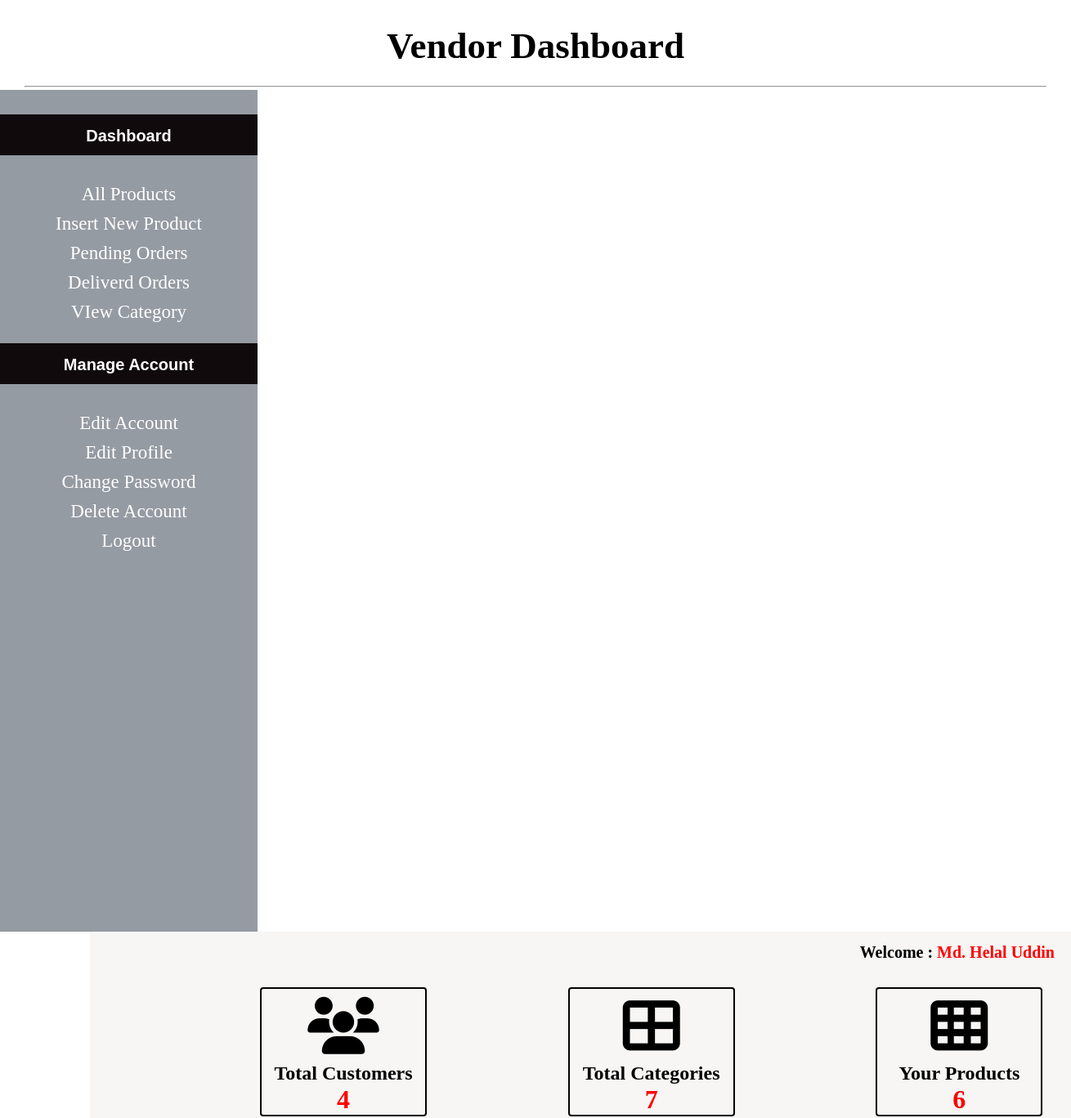
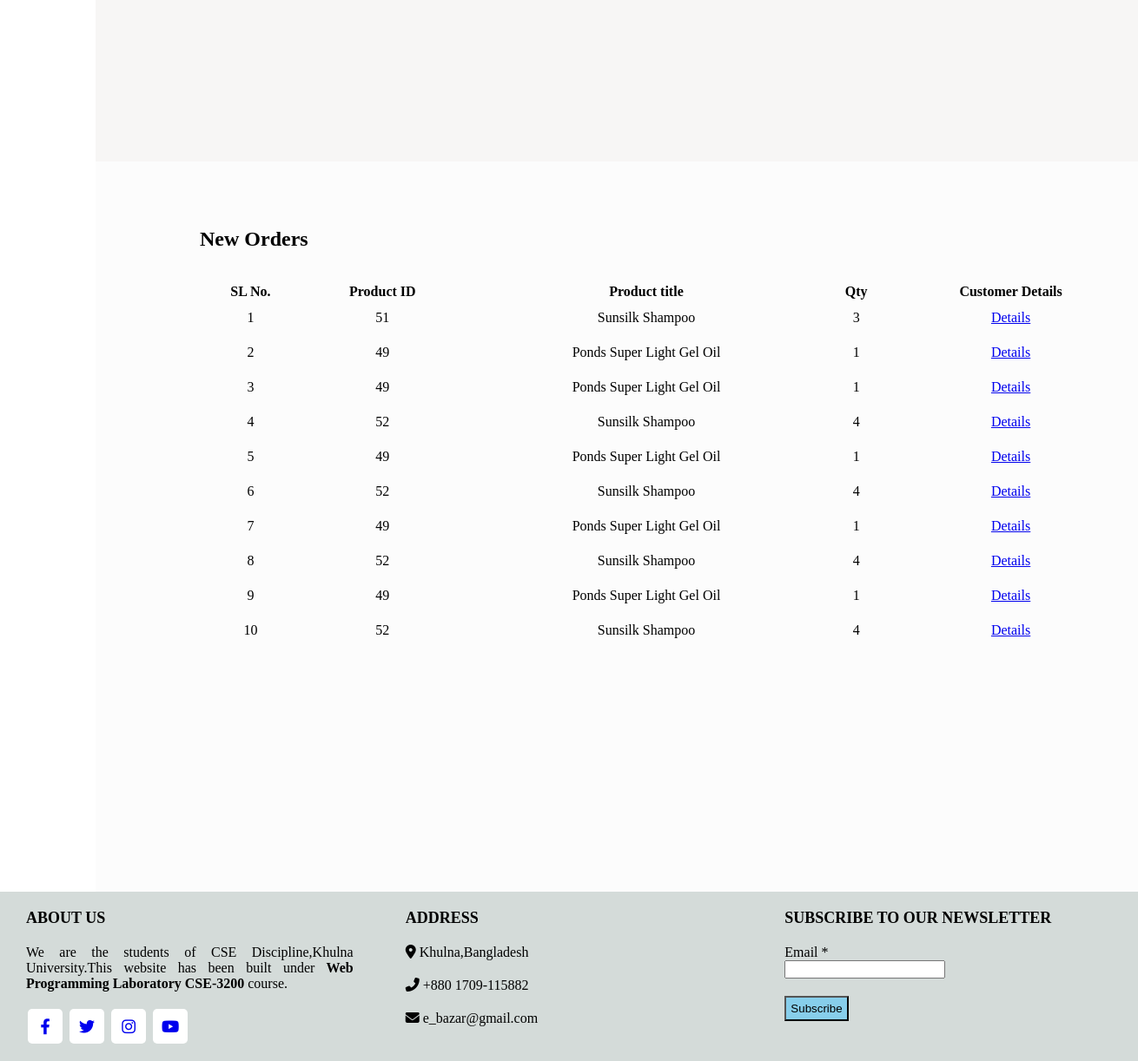
Screenshot of /vendor_area/index.php?view_del (signed in) with the database file from the repository (2 pictures, top to bottom).
### tables this page shows
CREATE TABLE `products` (
  `product_id` int(100) NOT NULL,
  `product_cat` int(100) NOT NULL,
  `product_title` varchar(225) NOT NULL,
  `product_price` int(100) NOT NULL,
  `product_desc` text NOT NULL,
  `product_image` text NOT NULL,
  `product_keywords` text NOT NULL,
  `vendor_id` int(20) NOT NULL
);

CREATE TABLE `order_new` (
  `order_id` int(10) NOT NULL,
  `pro_id` int(10) NOT NULL,
  `qty` int(10) NOT NULL,
  `visible` int(10) NOT NULL DEFAULT 0
);

### vendor_area/delivared_order.php (the view)
<div class="view_product_box">
<br><br>
<h2>New Orders</h2><br><br>
<form action="" method="post" enctype="multipart/form-data"style="padding-bottom:130px;">
<table width="100%">
 <thead>
  <tr>
   <th>SL No.</th>
   <th>Product ID</th>
   <th>Product title</th>
   <th>Qty</th>
  <th>Customer Details</th>
  </tr>
 </thead>
 <?php
 $v_id=$_SESSION['vendor_id'];
 $all_products = mysqli_query($con,"
    select product_id,product_title,qty,order_id from products,order_new where products.product_id=order_new.pro_id and products.vendor_id='$v_id'and order_new.visible=1 ");
 $i = 0;
 while($row=mysqli_fetch_array($all_products)){
 $pro_id=$row['product_id'];
 $pro_title=$row['product_title'];
 $pro_qty=$row['qty'];
 $order_id=$row['order_id'];
$i++;
 ?>
  <tr align="center">
   <td style="padding:10px;"><?php echo $i; ?></td>
   <td><?php echo $pro_id ?></td>
   <td><?php echo $pro_title ?></td>
   <td><?php echo $pro_qty ?></td>
      <td><a href="index.php?detail1=<?php echo  $order_id;?>">Details</a></td>
 <?php }?>
</table>
</form>
</div>

### rows the page displays
products: product_id "51", product_title "Sunsilk Shampoo", order_new.qty "3"
products: product_id "49", product_title "Ponds Super Light Gel Oil", order_new.qty "1"
products: product_id "52", product_title "Sunsilk Shampoo", order_new.qty "4"

### other values shown
$_SESSION['vendor_name'] "Md. Helal Uddin"
$count "4"
$count "7"
$count "6"
